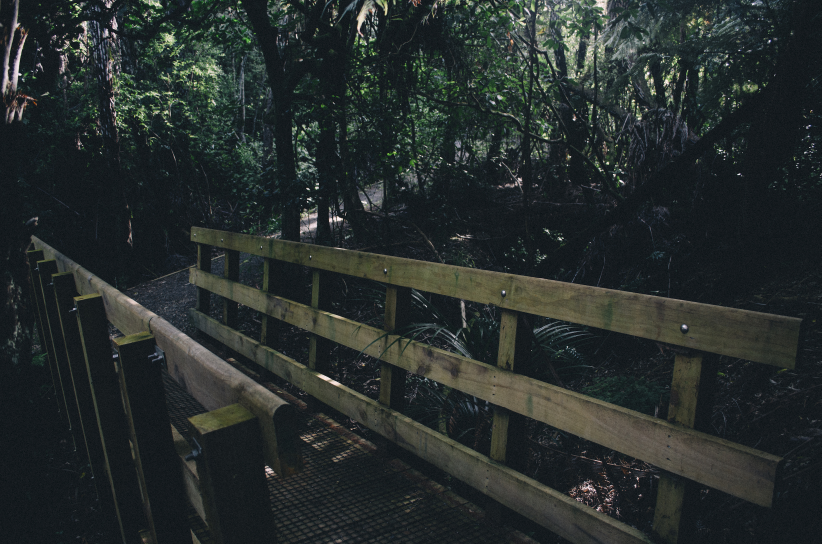
#> input picture 1.jpg, 2464 x 1632 px (shown at 1/3 size); its folder holds 4 pictures in this run
$ python 'image resizer.py'   (Python 2 division)   (older library calls are emulated)
#> lines starting #> are read from the running program, lines starting #| are printed output that depends on the picture; long printed decimals are rounded
#
#
# playground.py
#
#
#
# Created by anonomi
#
#
######
import os, sys, hashlib
from PIL import Image
######

for filename in os.listdir('.'):
	if '.jpg' in filename:
		img = Image.open(filename)
#> img is the input picture: PIL image 2464x1632 RGB; mean R, G, B 39.2, 45.6, 44.5
		ratio = float(img.size[0]) / float(img.size[1])
#> ratio = 1.51
		print ratio
#| 1.510
		img = img.resize((int(600 * ratio), 600), Image.ANTIALIAS)
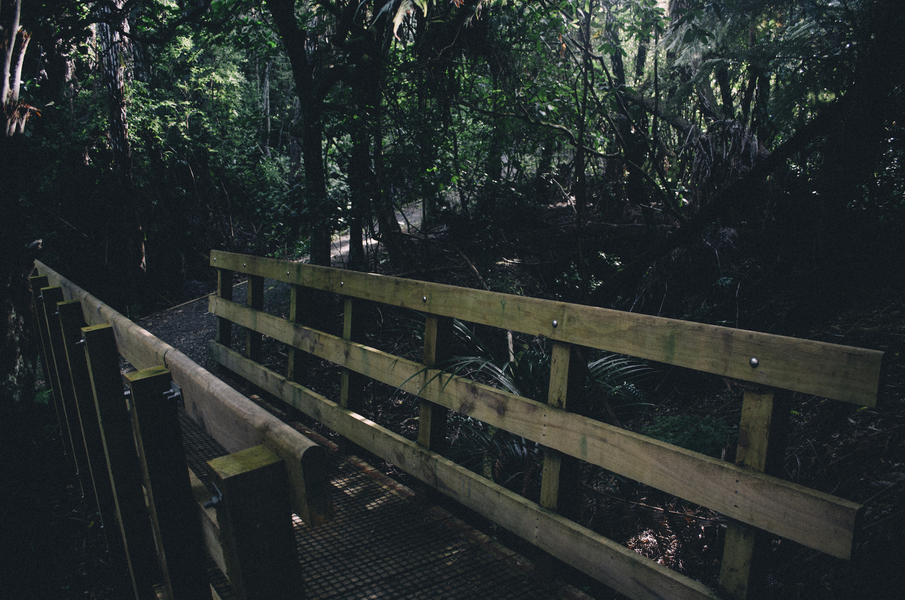
#> img: PIL image 905x600 RGB; mean R, G, B 39.2, 45.6, 44.5
		img.save(filename)
#> pass 2 of the loop `for filename in os.listdir('.'):`:
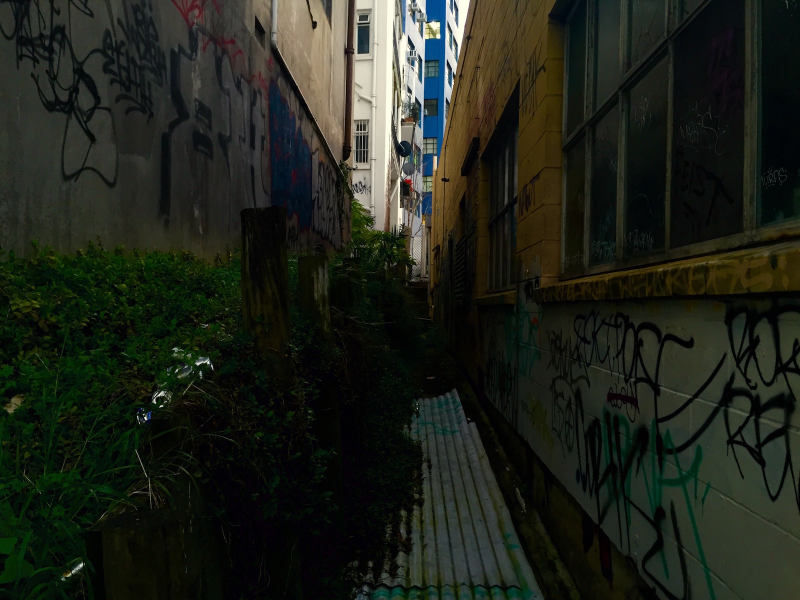
#> input picture 10.jpg, 1600 x 1200 px (shown at 1/2 size)
#> img is the input picture: PIL image 1600x1200 RGB; mean R, G, B 31.6, 35.4, 26.3
#| 1.333
#> `img = img.resize((int(600 * ratio), 600), Image.ANTIALIAS)`:
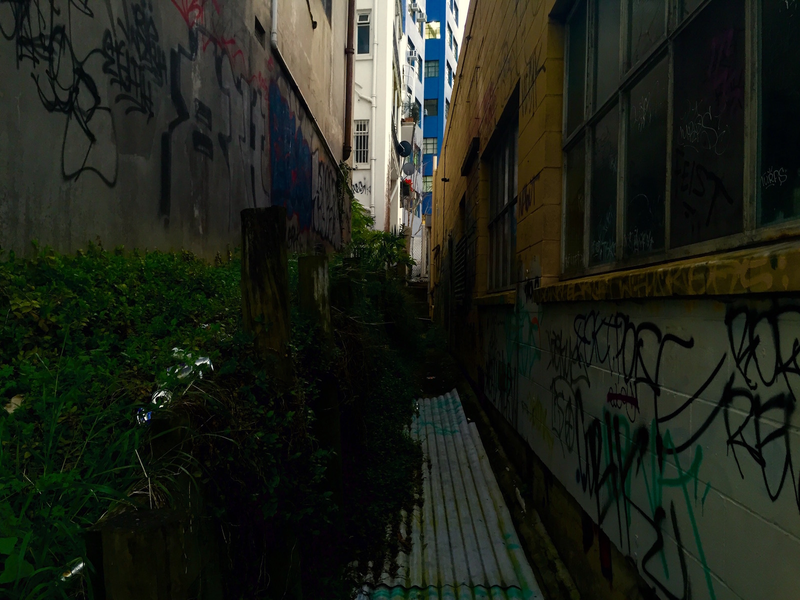
#> img: PIL image 800x600 RGB; mean R, G, B 31.6, 35.4, 26.3
